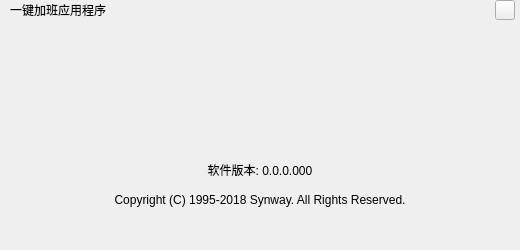
<?xml version="1.0" encoding="UTF-8"?>
<ui version="4.0">
 <class>About</class>
 <widget class="QDialog" name="About">
  <property name="geometry">
   <rect>
    <x>0</x>
    <y>0</y>
    <width>520</width>
    <height>250</height>
   </rect>
  </property>
  <property name="windowTitle">
   <string>Dialog</string>
  </property>
  <widget class="QLabel" name="Label_Title">
   <property name="geometry">
    <rect>
     <x>10</x>
     <y>0</y>
     <width>200</width>
     <height>20</height>
    </rect>
   </property>
   <property name="text">
    <string>一键加班应用程序</string>
   </property>
  </widget>
  <widget class="QLabel" name="Label_Pixmap">
   <property name="geometry">
    <rect>
     <x>210</x>
     <y>30</y>
     <width>100</width>
     <height>105</height>
    </rect>
   </property>
   <property name="text">
    <string/>
   </property>
   <property name="pixmap">
    <pixmap>./Icon.png</pixmap>
   </property>
   <property name="scaledContents">
    <bool>true</bool>
   </property>
   <property name="alignment">
    <set>Qt::AlignCenter</set>
   </property>
  </widget>
  <widget class="QLabel" name="Label_Version">
   <property name="geometry">
    <rect>
     <x>190</x>
     <y>160</y>
     <width>140</width>
     <height>20</height>
    </rect>
   </property>
   <property name="text">
    <string>软件版本: 0.0.0.000</string>
   </property>
   <property name="alignment">
    <set>Qt::AlignCenter</set>
   </property>
  </widget>
  <widget class="QLabel" name="Label_Copyright">
   <property name="geometry">
    <rect>
     <x>100</x>
     <y>190</y>
     <width>320</width>
     <height>20</height>
    </rect>
   </property>
   <property name="text">
    <string>Copyright (C) 1995-2018 Synway. All Rights Reserved.</string>
   </property>
   <property name="alignment">
    <set>Qt::AlignCenter</set>
   </property>
  </widget>
  <widget class="QToolButton" name="Tool_Close">
   <property name="geometry">
    <rect>
     <x>495</x>
     <y>0</y>
     <width>20</width>
     <height>20</height>
    </rect>
   </property>
   <property name="text">
    <string/>
   </property>
  </widget>
 </widget>
 <resources/>
 <connections/>
</ui>
